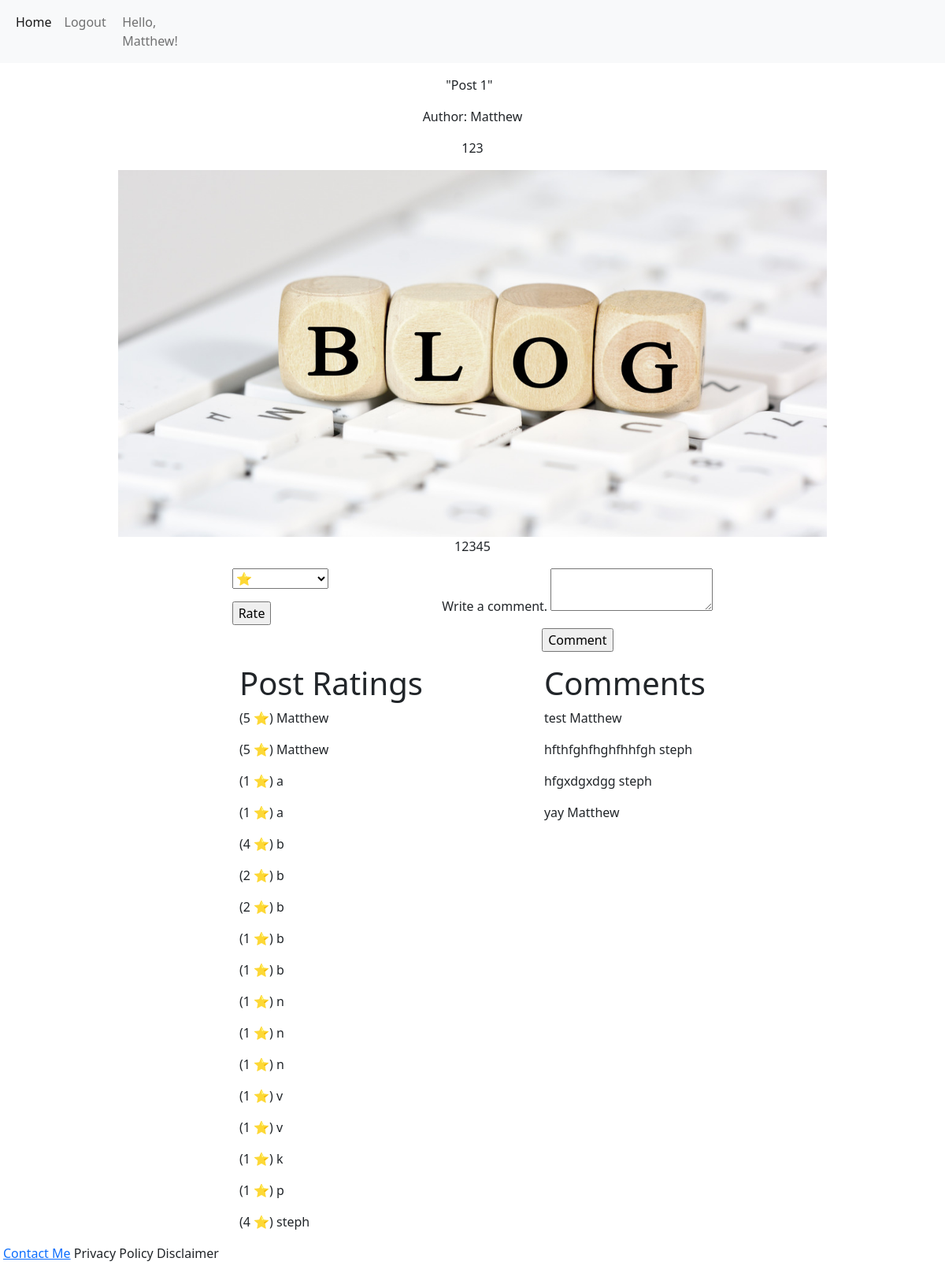
The app's page /post/1 (signed in) with its own data.
### blog/models.py (models this page shows, shortened)
class User(UserMixin,db.Model):
  id = db.Column(db.Integer, primary_key=True)
  username = db.Column(db.String(20))
  email = db.Column(db.String(120), unique=True, nullable=False)
  hashed_password=db.Column(db.String(128), unique=True, nullable=False)
  post = db.relationship('Post', backref='user', lazy=True)
  comments = db.relationship('Comment', backref='user')
  ratings = db.relationship('Rating', backref='user')
  linkedin = db.Column(db.String(120))
  is_admin=db.Column(db.Boolean,nullable=False,default=False)
  @property
  def password(self):
    raise AttributeError('Password is not readable.')

class Post(db.Model):
  id = db.Column(db.Integer, primary_key=True)
  date = db.Column(db.DateTime, nullable=False, default=datetime.utcnow)
  title = db.Column(db.Text, nullable=False)
  content = db.Column(db.Text, nullable=False)
  description = db.Column(db.String(120), nullable=False)
  image_file = db.Column(db.String(40), nullable=False, default='default.jpg')
  author_id = db.Column(db.Integer, db.ForeignKey('user.id'), nullable=False)
  comments = db.relationship('Comment', backref='post')
  ratings = db.relationship('Rating', backref='post')

class Rating(db.Model):
  id = db.Column(db.Integer, primary_key=True)
  date = db.Column(db.DateTime, nullable=False, default=datetime.utcnow)
  value = db.Column(db.Integer(), nullable=False)
  author_id = db.Column(db.Integer, db.ForeignKey('user.id'))
  post_id = db.Column(db.Integer, db.ForeignKey('post.id'))

class Comment(db.Model):
  id = db.Column(db.Integer, primary_key=True)
  date = db.Column(db.DateTime, nullable=False, default=datetime.utcnow)
  comment = db.Column(db.Text, nullable=False)
  author_id = db.Column(db.Integer, db.ForeignKey('user.id'))
  post_id = db.Column(db.Integer, db.ForeignKey('post.id'))

### blog/routes.py (the view, shortened to what this page needs)
@app.route("/post/<int:post_id>", methods=['GET','Post'])
def post(post_id):
  post = Post.query.get_or_404(post_id)
  form = CommentForm()
  rating_form = RatingForm()
  if form.validate_on_submit():
    comment = Comment(comment=form.comment_box.data, post=post, user=current_user._get_current_object())
    db.session.add(comment)
    db.session.commit()
    return redirect(url_for('.post', post_id=post.id))
  return render_template('post.html',title=post.title,post=post, form=form, rating_form=rating_form)

### blog/forms.py
class CommentForm(FlaskForm):
    comment_box = TextAreaField('Write a comment.', validators=[DataRequired()])
    submit = SubmitField('Comment')

class RatingForm(FlaskForm):
  rating = SelectField(u'Select a rating', coerce=int, choices=[('1', u"\u2B50"), ('2', u"\u2B50"u"\u2B50"), ('3', u"\u2B50"u"\u2B50"u"\u2B50"), ('4', u"\u2B50"u"\u2B50"u"\u2B50"u"\u2B50"), ('5', u"\u2B50"u"\u2B50"u"\u2B50"u"\u2B50"u"\u2B50")])
  submit = SubmitField('Rating')

### blog/models.py (called while the page is built)
@login_manager.user_loader
def load_user(user_id):
  return User.query.get(int(user_id))

### blog/templates/post.html (shortened to what this page needs)
{% extends "layout.html" %}
{% block content %}
<p class = 'post_title'>"{{ post.title }}" &nbsp</p>
<p>Author: {{ post.user.username }}</p>
<p class = 'detailed_description'>{{ post.description }}</p>
<img src="{{ url_for('static', filename='img/' + post.image_file) }}">
<p> {{ post.content }} </p>
{% if current_user.is_authenticated %}
<div class = "feedback">
  <form method="POST" action="" class = 'post_rating'>
    <p>{{ rating_form.rating }}</p>
    <p><input type="submit" value='Rate'></p>
  </form>
  <form method="POST" action="" class ="comment">
      <p>{{ form.comment_box.label }} {{ form.comment_box }}</p>
      <p><input type="submit" value="Comment"></p>
  </form>
</div>
{% endif %}
<div class="view_feedback">
  <div class="view_ratings ">
    <h1>Post Ratings</h1>
    {% if post.ratings %}
      {% for value in post.ratings %}
        <p> ({{ value.value }} &#x2b50;)
          {{ value.user.username}}
        </p>
      {% endfor %}
    {% endif %}
  </div>
  <div class="view_comment ">
  <h1>Comments</h1>
    {% if post.comments %}
      {% for comment in post.comments %}
     <p class = comment_text>{{ comment.comment }}
      {{comment.user.username}}
      </p>
      {% endfor %}
    {% endif %}
  </div>
</div>
{% endblock content %}

### blog/templates/layout.html (shortened to what this page needs)
<!DOCTYPE html>
<html>
<head>
    <link rel="stylesheet" href="{{ url_for('static',filename='style.css') }}">
    <link href="https://cdn.jsdelivr.net/npm/bootstrap@5.1.3/dist/css/bootstrap.min.css" rel="stylesheet">
</head>
<body class="d-flex flex-column min-vh-100">
      <nav class="navbar navbar-expand-lg navbar-light bg-light" id ="top_navig_bar">
        <div class="container-fluid">
          <div class="collapse navbar-collapse" id="navbarNav">
            <ul class="navbar-nav">
              <li class="nav-item">
                <a class="nav-link active" href="{{ url_for('home') }}" class="header" id = "home">Home</a>&nbsp
              </li>
              {% if current_user.is_authenticated %}
              <li class="nav-item">
                <a class="nav-link" href="{{ url_for('logout') }}" class="header" id = "logout">Logout</a>
              </li>
              {% endif %}
              <span class="navbar-text" class="header" class="nav-item" id = "pers_greet">Hello, {% if current_user.is_authenticated %}{{ current_user.username }}{% else %}Guest{% endif %}!</a>
              </span>
            </ul>
          </div>
        </div>
      </nav>
    <div id="content">
        {% block content %}
        {% endblock %}
    </div>
    <footer id='footer'class="mt-auto">
      <a href="{{ url_for('contact') }}" class="footer" id = "Contact">Contact Me</a>
        <a>Privacy Policy</a>
        <a>Disclaimer</a>
    </footer>
</body>
</html>

### blog/static/style.css (style rules this page uses)
.navbar-text { margin-left: 5%; }
img { width:75vw; height: auto; }
.feedback { display: flex; justify-content: space-evenly; align-content:center; min-width: 75vw; }
.comment { display:flex; flex-direction: column; align-items: center; }
.view_feedback { display: flex; justify-content: space-evenly; min-width: 75vw; }
.view_ratings { display:flex; flex-direction: column; }
#content { display: flex; flex-direction: column; align-items:center; padding-top: 2vh; padding-left: .5vh; padding-right: .5vh; }
#footer { padding-bottom: 1vh; padding-left: .5vh; padding-right: .5vh; }

### records on screen
User: username "Matthew", user.username "Matthew"
Post: title "Post 1", description "123", image_file (placeholder picture), content "12345"
Rating: value "5", user.username "Matthew"
Rating: value "5", user.username "Matthew"
Rating: value "1", user.username "a"
Rating: value "1", user.username "a"
Rating: value "4", user.username "b"
Rating: value "2", user.username "b"
Rating: value "2", user.username "b"
Rating: value "1", user.username "b"
Rating: value "1", user.username "b"
Rating: value "1", user.username "n"
Rating: value "1", user.username "n"
Rating: value "1", user.username "n"
Rating: value "1", user.username "v"
Rating: value "1", user.username "v"
Rating: value "1", user.username "k"
Rating: value "1", user.username "p"
Rating: value "4", user.username "steph"
Comment: comment "test", user.username "Matthew"
Comment: comment "hfthfghfhghfhhfgh", user.username "steph"
Comment: comment "hfgxdgxdgg", user.username "steph"
Comment: comment "yay", user.username "Matthew"
